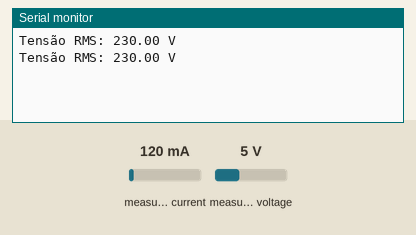
Recording of a sketch running on a simulated Arduino Uno, built with avr-gcc and run on an emulated ATmega328P. On the bench: the last lines printed to the serial monitor. The test bench sets the inputs (shaded band); at power-on: measured voltage 5 V, measured current 120 mA.

Above: at 2.2 s.
2.3 s: measured voltage set to 0.3 V
At 3.6 s:
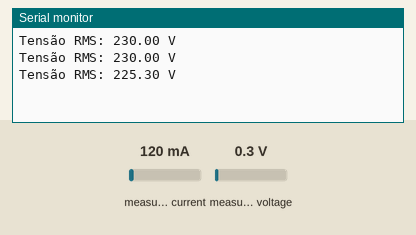
4.0 s: measured voltage set to 3.8 V
At 5.7 s:
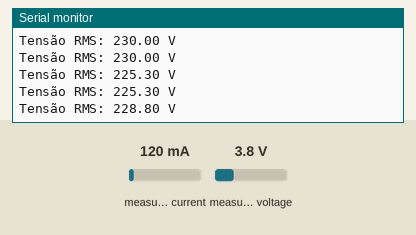
Timing chart, 0 to 7.2 s (numbered marks = the images above; inputs shaded):
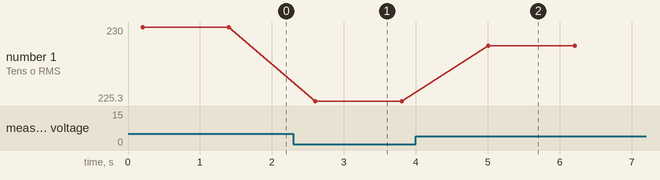

The sketch:

ZMPT101B.ino
```cpp
#include <EmonLib.h> // Inclua a biblioteca EmonLib

EnergyMonitor emon1; // Cria uma instância de monitor de energia

void setup() {
  Serial.begin(115200); // Inicia a comunicação serial
  emon1.voltage(39, 0.5, 0); // Configura a entrada do sensor de tensão no pino 35 (modifique conforme necessário), 234.26 é a calibração e 1.7 é o fator de fase
}

void loop() {
  emon1.calcVI(20,2000); // Calcula a tensão e corrente (20 ciclos de medição, intervalo de tempo de 2000ms)
  double Vrms = emon1.Vrms; // Obtém a tensão RMS

  Serial.print("Tensão RMS: ");
  Serial.print(Vrms);
  Serial.println(" V");

  delay(1000); // Aguarda 1 segundo antes de fazer a próxima leitura
}
```

Measured:
- after the input at 2.3 s, the serial monitor: prints a new line after 0.31 s (image 1)
- after the input at 4.0 s, the serial monitor: prints a new line after 1.0 s (image 2)
- plotted number 1: 230 → 225.3 after the input at 2.3 s, 225.3 → 228.8 after the input at 4.0 s
